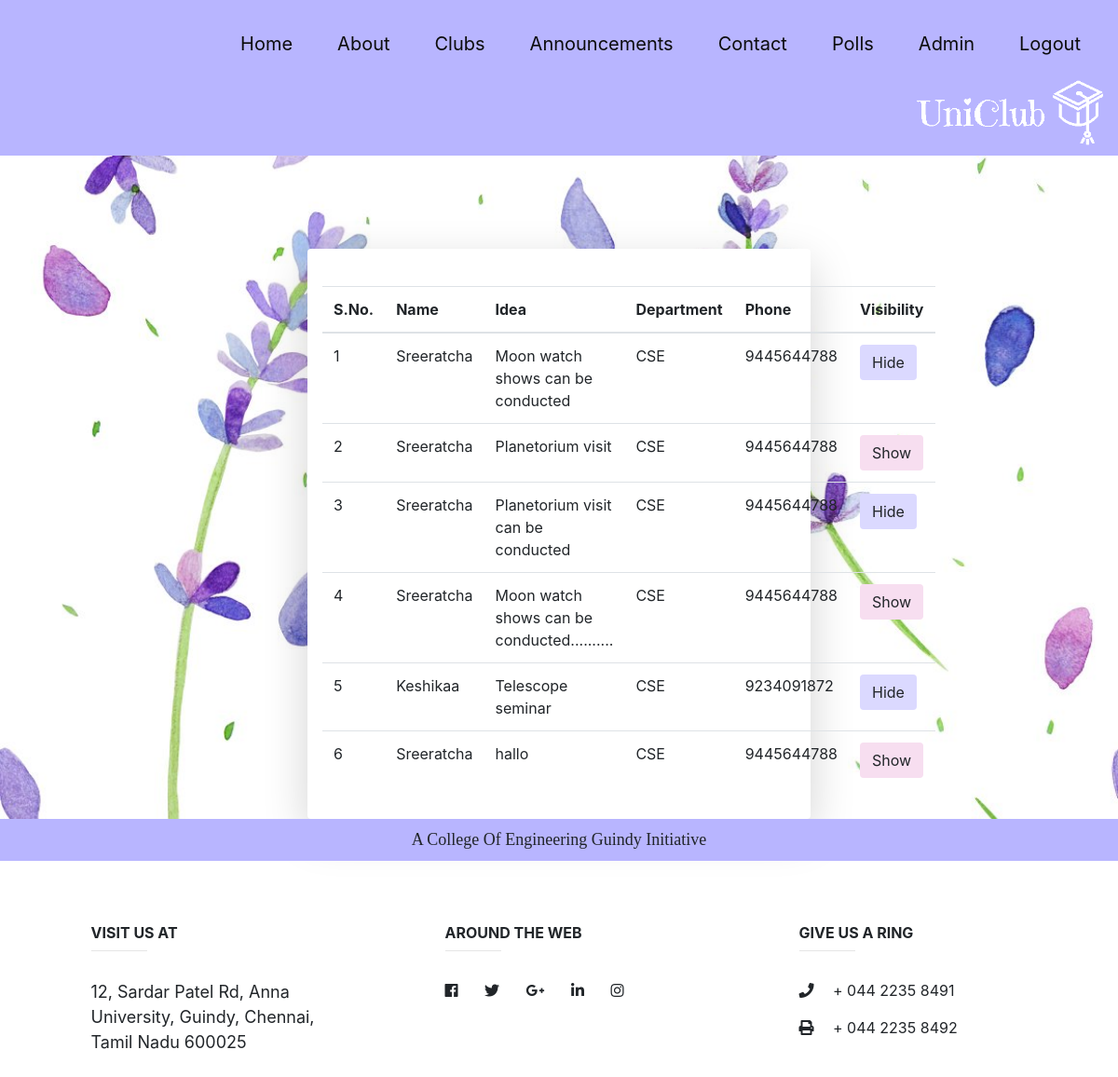
The app's page /ideaverification.php (signed in), older data.
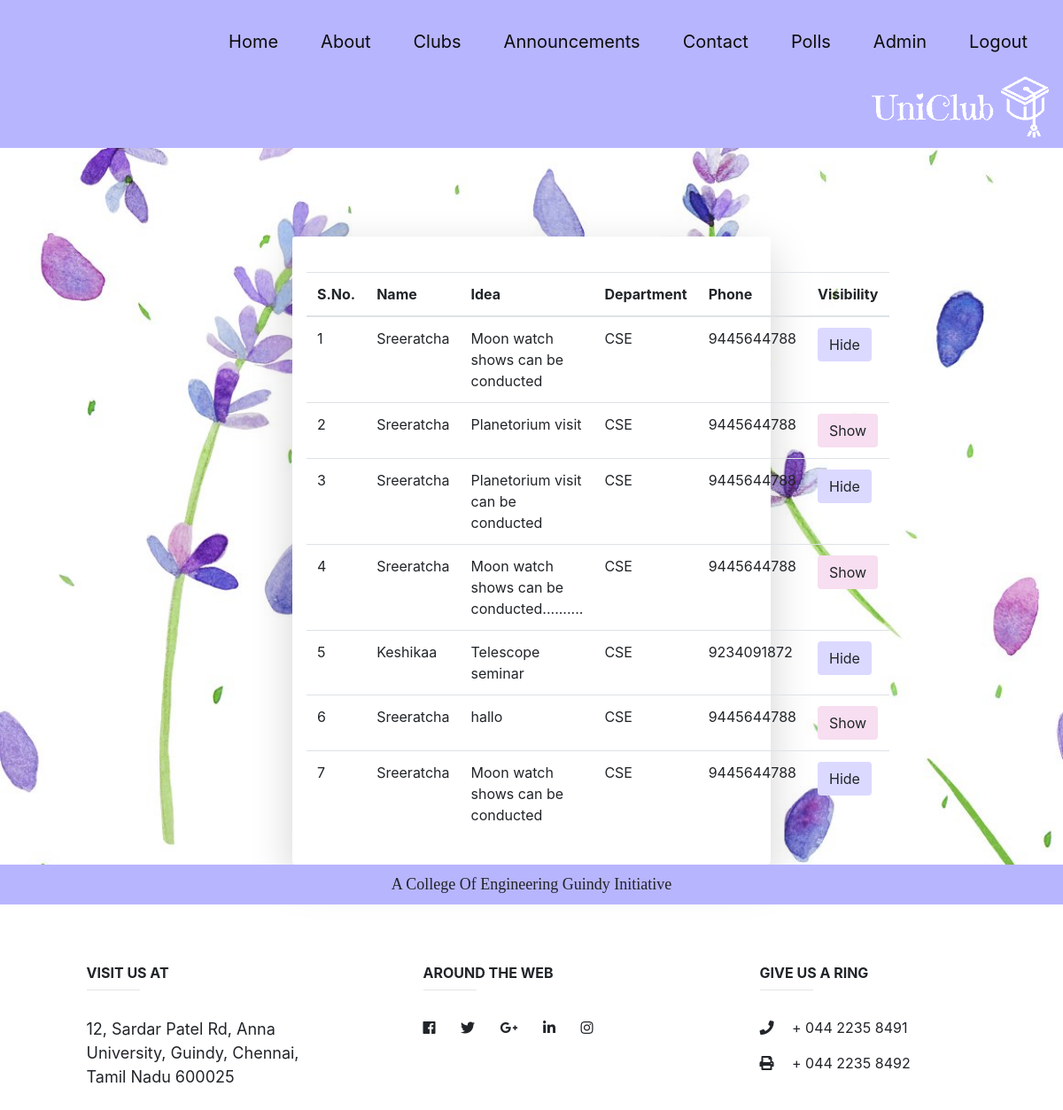
The same page, newer data.
### tables this page shows
CREATE TABLE `ideas` (
  `id` int(11) NOT NULL,
  `club_id` varchar(10) DEFAULT NULL,
  `idea` text DEFAULT NULL,
  `roll_no` varchar(10) DEFAULT NULL,
  `visibility` tinyint(4) NOT NULL DEFAULT 0
);

CREATE TABLE `signup` (
  `roll_no` varchar(10) NOT NULL,
  `name` varchar(10) DEFAULT NULL,
  `year` int(11) DEFAULT NULL,
  `dept` varchar(20) DEFAULT NULL,
  `email` varchar(20) DEFAULT NULL,
  `pword` varchar(20) DEFAULT NULL,
  `phone` varchar(10) DEFAULT NULL
);

### ideaverification.php (the view, shortened to what this page needs)
<!DOCTYPE html>
<html>
<head><link rel="icon" href="images/logo.jpeg" type="image/icon type"></head>
<?php
if(isset($_SESSION['login'])  == 2)
{
    $club = $_SESSION['club'];
    if($_SESSION['login'] == 2){
      $admin = 1;
    }
    else{
      $admin = 0;
    }
    include "db.php";
    $query = "SELECT ideas.id, signup.name,ideas.idea,signup.dept,signup.phone,ideas.visibility FROM signup INNER JOIN ideas ON signup.roll_no = ideas.roll_no WHERE club_id = $club";
    $result = mysqli_query($con,$query);
?>
<head>
<link rel = "stylesheet" href = "admin.css">
  <link rel="stylesheet" href="https://maxcdn.bootstrapcdn.com/bootstrap/4.5.2/css/bootstrap.min.css">
  <link rel="stylesheet" href="https://maxcdn.bootstrapcdn.com/bootstrap/4.0.0/css/bootstrap.min.css">
    <link rel="stylesheet" href="https://maxcdn.bootstrapcdn.com/bootstrap/4.0.0/css/bootstrap.min.css">
    <link rel = "stylesheet" href = "announcement.css">
    <link
      rel="stylesheet"
      href="https://use.fontawesome.com/releases/v5.7.0/css/all.css"
    />
</head>
<body class="container-fluid">
  <div class="bg-img" class="container-fluid">
      <nav class="navbar navbar-expand-lg navbar-light" style="background-color:#b8b5ff;">
      <div id = "p" class="float-child">
        <ul class="nav justify-content-end">
        <li class="nav-item" >
            <a class="nav-link"  id = "item" href="main.php">Home</a>
          </li>
          <li class="nav-item" >
            <a class="nav-link"  id = "item" href="main.php#about">About</a>
          </li>
          <li class="nav-item">
            <a class="nav-link" id = "item" href="main.php#clubs">Clubs</a>
          </li>
          <li class="nav-item">
            <a class="nav-link" id = "item" href="#">Announcements</a>
          </li>
          <li class="nav-item">
            <a class="nav-link" id = "item" href="#contact">Contact</a>
          </li>
          <li class="nav-item">
            <a class="nav-link" id = "item" href="polling/index.php">Polls</a>
          </li>
          <?php
          if($admin == 1){?>
          <li class="nav-item">
            <a class="nav-link" id = "item" href="admincards.php">Admin</a>
          </li>
          <?php } ?>
          <li class="nav-item">
            <a class="nav-link" id = "item" href="logout.php">Logout</a>
          </li>
          <?php
          if($admin == 1){?>
          <li class="nav-item">
          <img src="Images/logo.png" style="height:95%;width:200px;float:left;margin-left:350px">
          </li>
          <?php } ?>
        </ul>
      </div>
          </nav>
    </div>
    <div class="container-fluid feature" >
<div class="container-fluid">
<div  id="content" class="shadow-lg p-3 mb-5 bg-red rounded" >
  <table class="table">
  <thead>
  <br>
    <tr>
    <th>S.No.</th>
      <th>Name</th>
      <th>Idea</th>
      <th>Department</th>
      <th>Phone</th>
      <th>Visibility</th>
    </tr>
  </thead>
  <tbody>
  <?php
  $i = 1;
    while($row = mysqli_fetch_assoc($result)){
    ?>
    <tr>
    <td><?php echo $i;?></td>
    <form>
      <td><?php echo $row['name'];?></td>
      <td><?php echo $row['idea'];?></td>
      <td><?php echo $row['dept'];?></td>
      <td><?php echo $row['phone'];?></td>
       <td><?php if($row['visibility']==1){
                    echo "<button class=\"btn btn1 \" onclick=\"change(" . $row['id'] .", ".$row['visibility']." )\" >";
                    echo "Hide";
                }else{
                    echo "<button class=\"btn btn2 \" onclick=\"change(" . $row['id'] .", ".$row['visibility']." )\" >";
                    echo "Show";
                }
            ?></button>
        </td>
    </form>
    </tr>
    <?php
    $i++;
    }
    ?>
  </tbody>
</table>
  </div>
  </div>
  </div>
</body>
</html>
<?php include "footer.php";}
else{
  echo "<script>";
  echo "alert('Access Denied');";
  echo "window.location.href = 'index.php';";
  echo "</script>";
}
?>

Row changes from the older to the newer data that the page shows:
added ideas: roll_no.name "Sreeratcha", idea "Moon watch shows can be conducted", roll_no.dept "CSE", roll_no.phone "9445644788"
